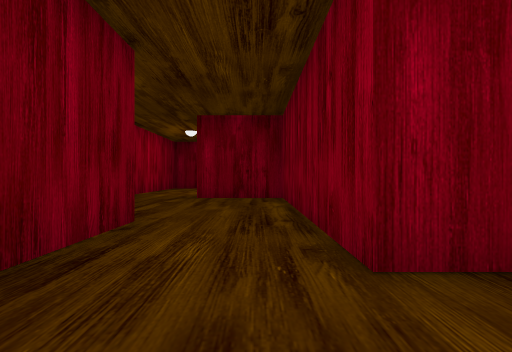
view 1 (above)

24 first-person views from a walk through a Godot game level. The camera is 1.3 m above the floor, looks level and sees 75° across. The floor is counted in squares, 2 m on a side. Each view is taken from the middle of a square. On the plan, view 1 faces up. The plan holds only what a view shows up to about 10 squares ahead; the rest is blank.

view 2
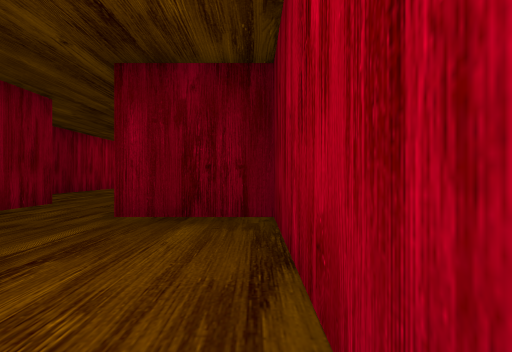

view 3
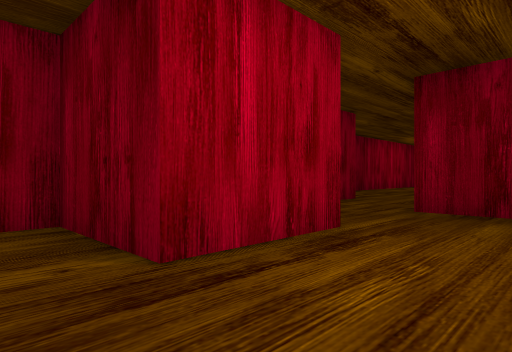

view 4
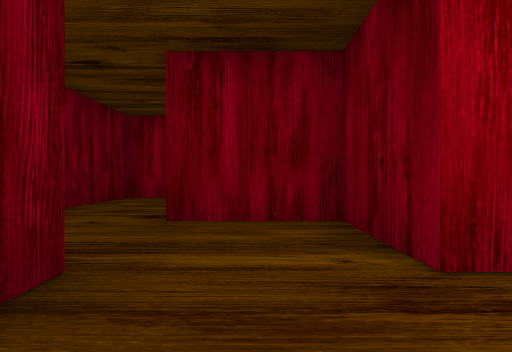

view 5
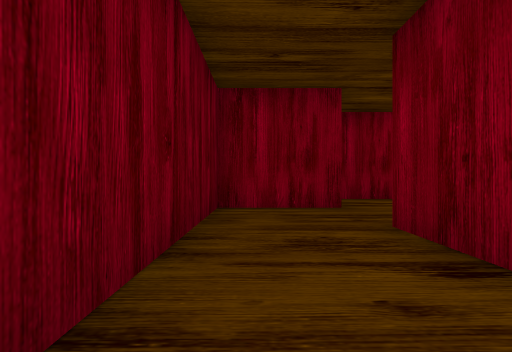

view 6
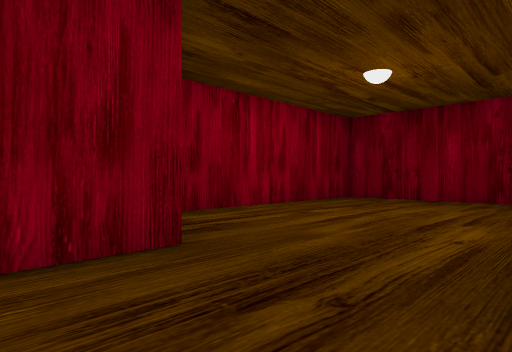

view 7
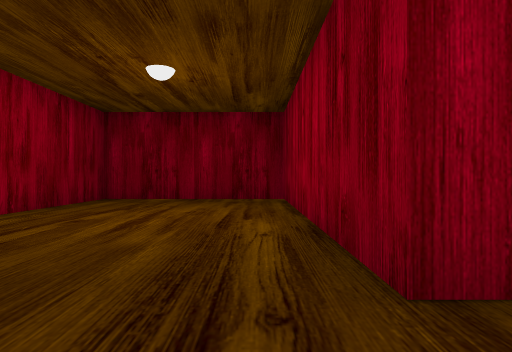

view 8
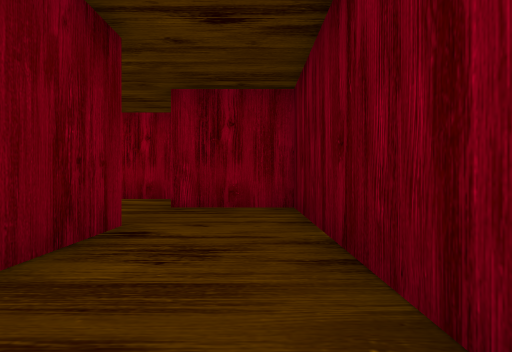

view 9
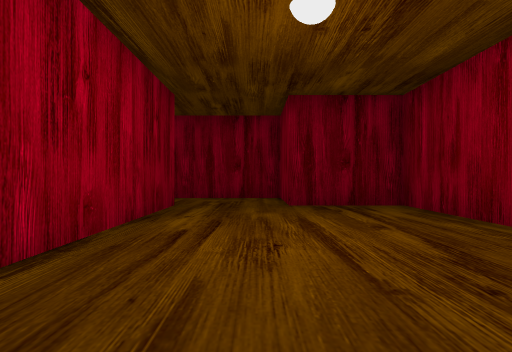

view 10
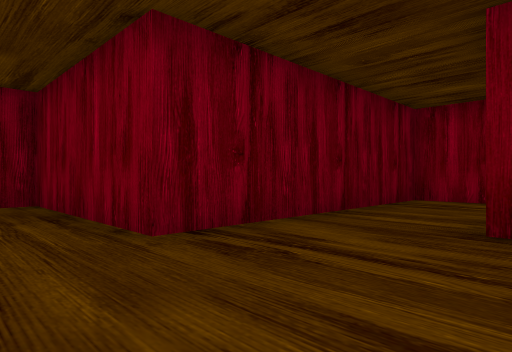

view 11
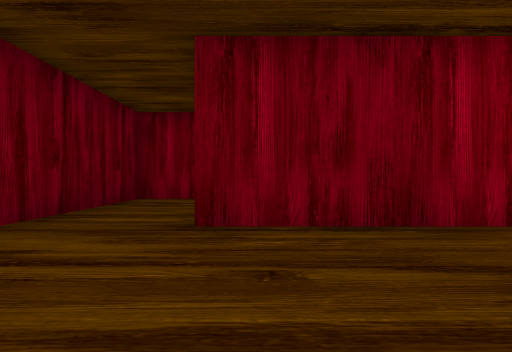

view 12
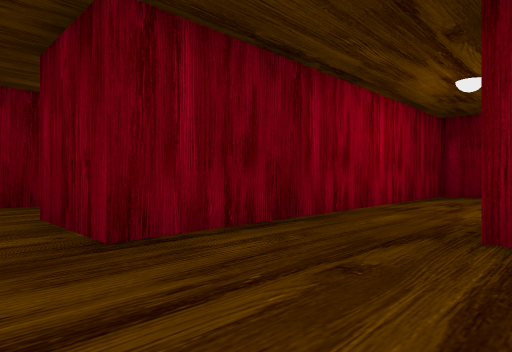

view 13
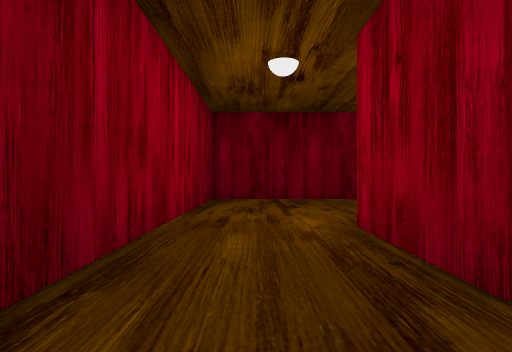

view 14
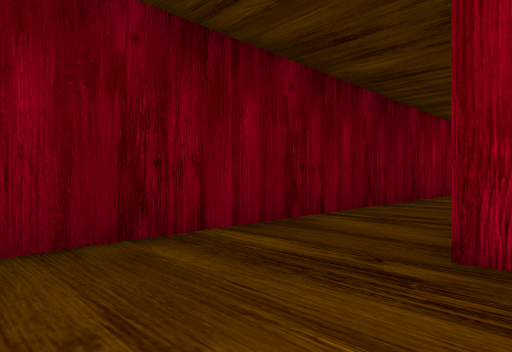

view 15
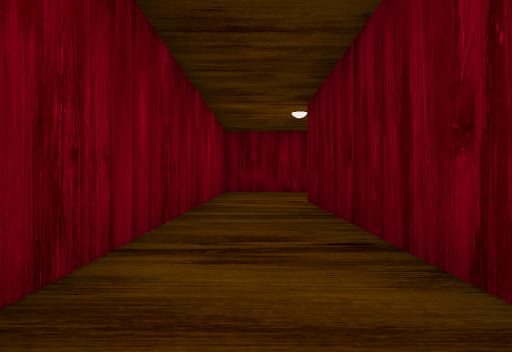

view 16
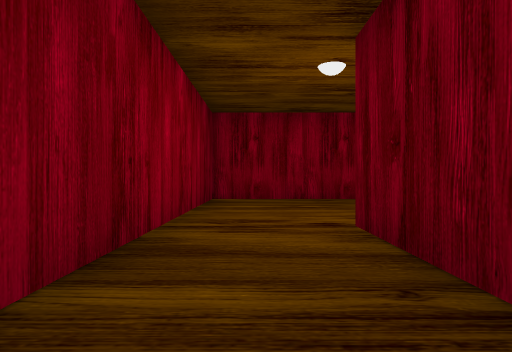

view 17
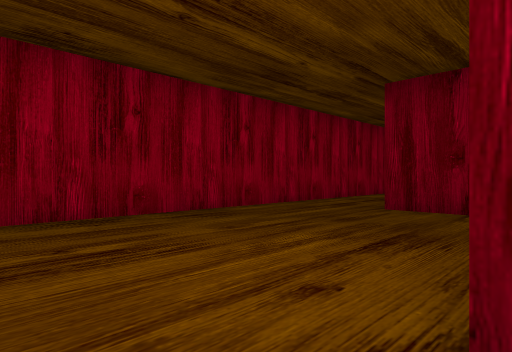

view 18
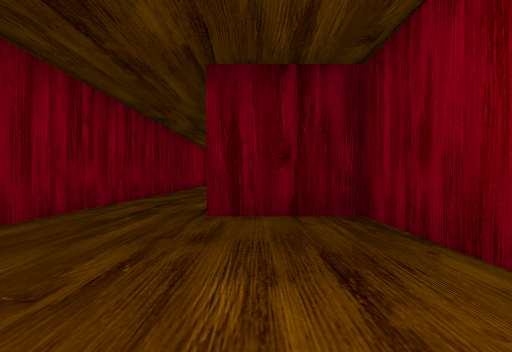

view 19
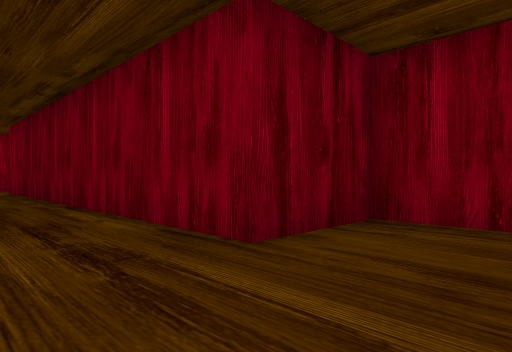

view 20
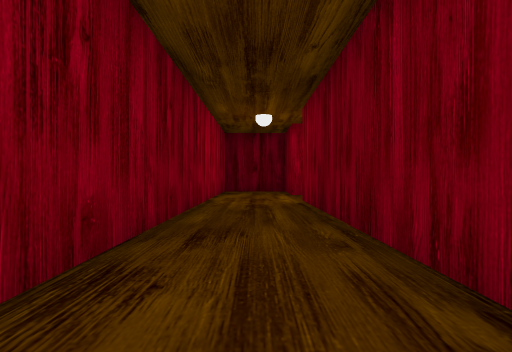

view 21
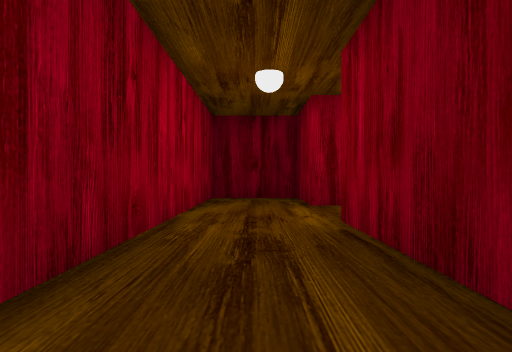

view 22
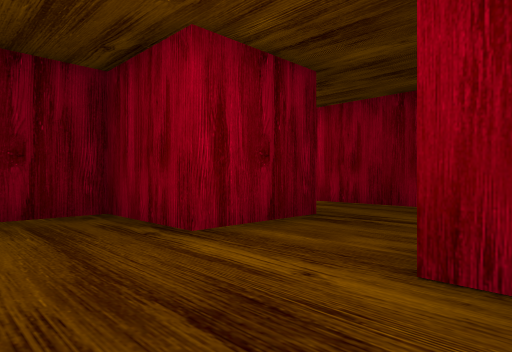

view 23
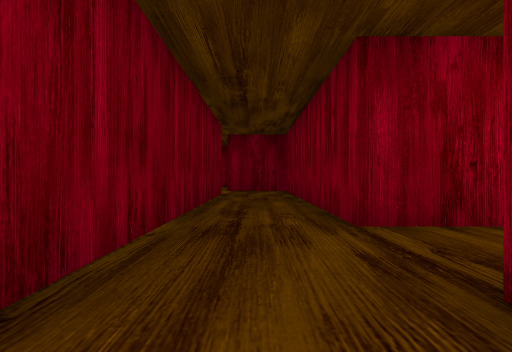

view 24
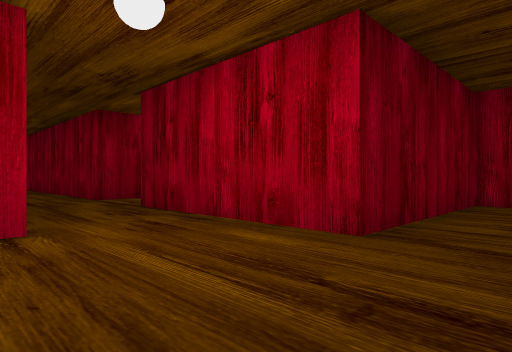

### Floor plan
Ten units are one square. View 1 is at (0, 0); x grows to the right and y downward. Boxes are objects, and circles mark ways between rooms. Rooms are numbered by the first view taken in them; rooms with no view inside come last. Other rooms are left out.
<svg viewBox="-97 -177 235 292">
<path fill="none" stroke="#000" d="M8 3 8 28 -17 28 -17 53 -42 53M33 46 33 -22 8 -22M-17 -25 -17 3 -10 3M-67 53 -67 78 8 78 8 53 14 53M-42 53 -42 -22 -92 -22 -92 53 -67 53M58 -30 58 70M8 -22 8 -97 -17 -97 -17 -122M83 -129 83 -97 108 -97 108 29M8 -142 8 -147M102 28 83 28 83 -30M16 -147 84 -147M-92 -77 -92 -47 -17 -47 -17 -25M133 110 133 103 83 103 83 53 108 53 108 78 133 78 133 -172 -42 -172 -42 -72 -67 -72"/>
<circle cx="-55" cy="60" r="3" fill="#2a7"/>
<circle cx="-5" cy="-35" r="3" fill="#2a7"/>
<text x="0" y="30">1</text>
<text x="-70" y="10">2</text>
<text x="40" y="-50">3</text>
</svg>
Room 1 opens to room 2. Room 1 opens to room 3.

Where each view was taken, in squares from view 1:
view 1: 0 up, 0 right, facing up
view 2: 3 down, 3 right, facing up
view 3: 4 down, 3 right, facing up-left
view 4: 4 down, 3 right, facing left
view 5: 7 down, 0 right, facing left
view 6: 7 down, 4 left, facing up-left
view 7: 7 down, 5 left, facing up
view 8: 7 down, 6 left, facing right
view 9: 2 up, 6 left, facing down
view 10: 8 up, 0 right, facing down-left
view 11: 8 up, 0 right, facing left
view 12: 6 up, 1 left, facing up-left
view 13: 8 up, 3 left, facing up
view 14: 14 up, 2 left, facing up-right
view 15: 16 up, 0 right, facing right
view 16: 16 up, 4 right, facing right
view 17: 16 up, 8 right, facing down-right
view 18: 15 up, 10 right, facing down
view 19: 12 up, 13 right, facing down-left
view 20: 6 up, 12 right, facing down
view 21: 2 up, 12 right, facing down
view 22: 2 down, 13 right, facing down-left
view 23: 7 down, 7 right, facing up
view 24: 12 down, 5 right, facing up-right
